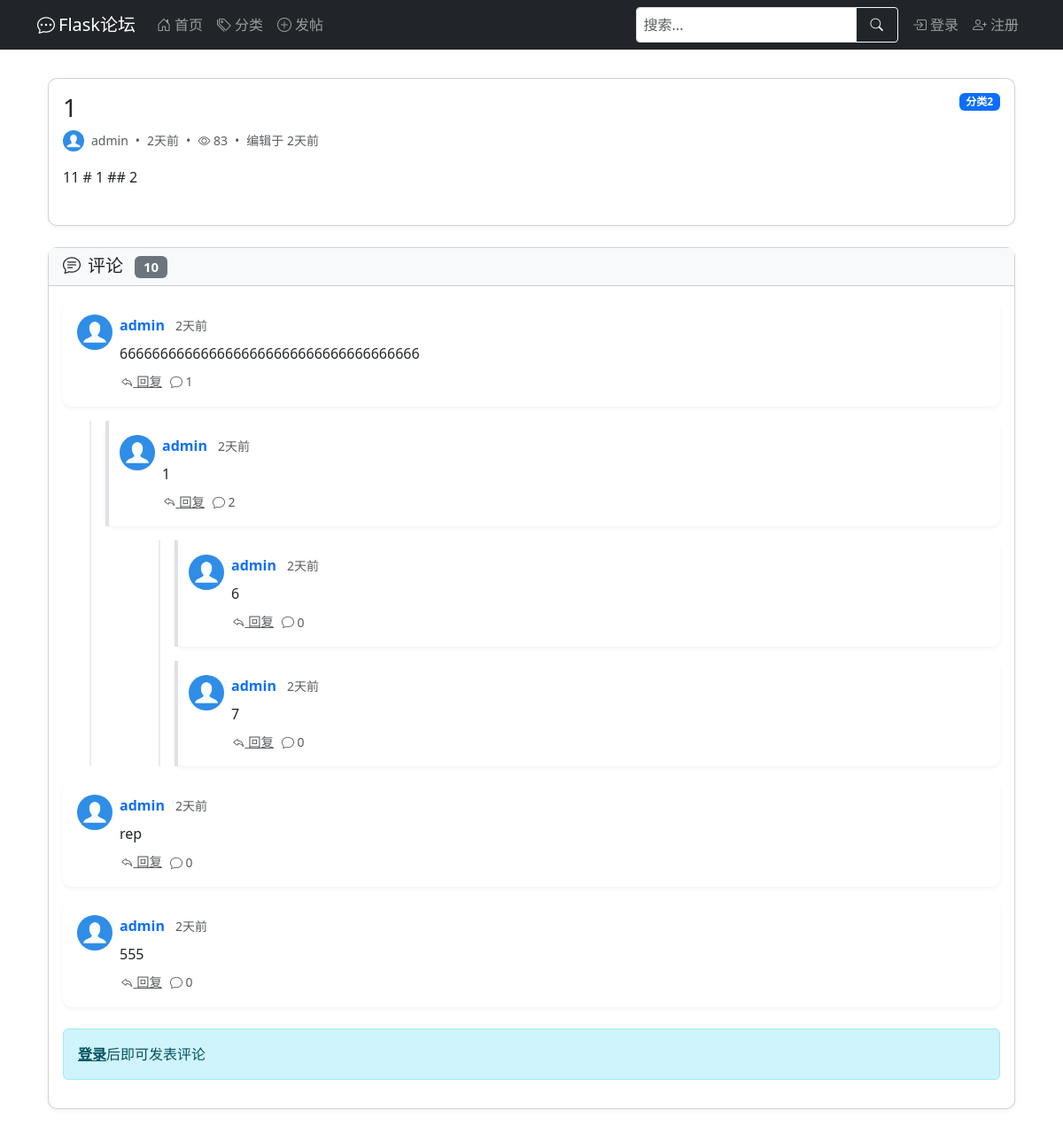
The page /post/2 on the database as committed earlier.
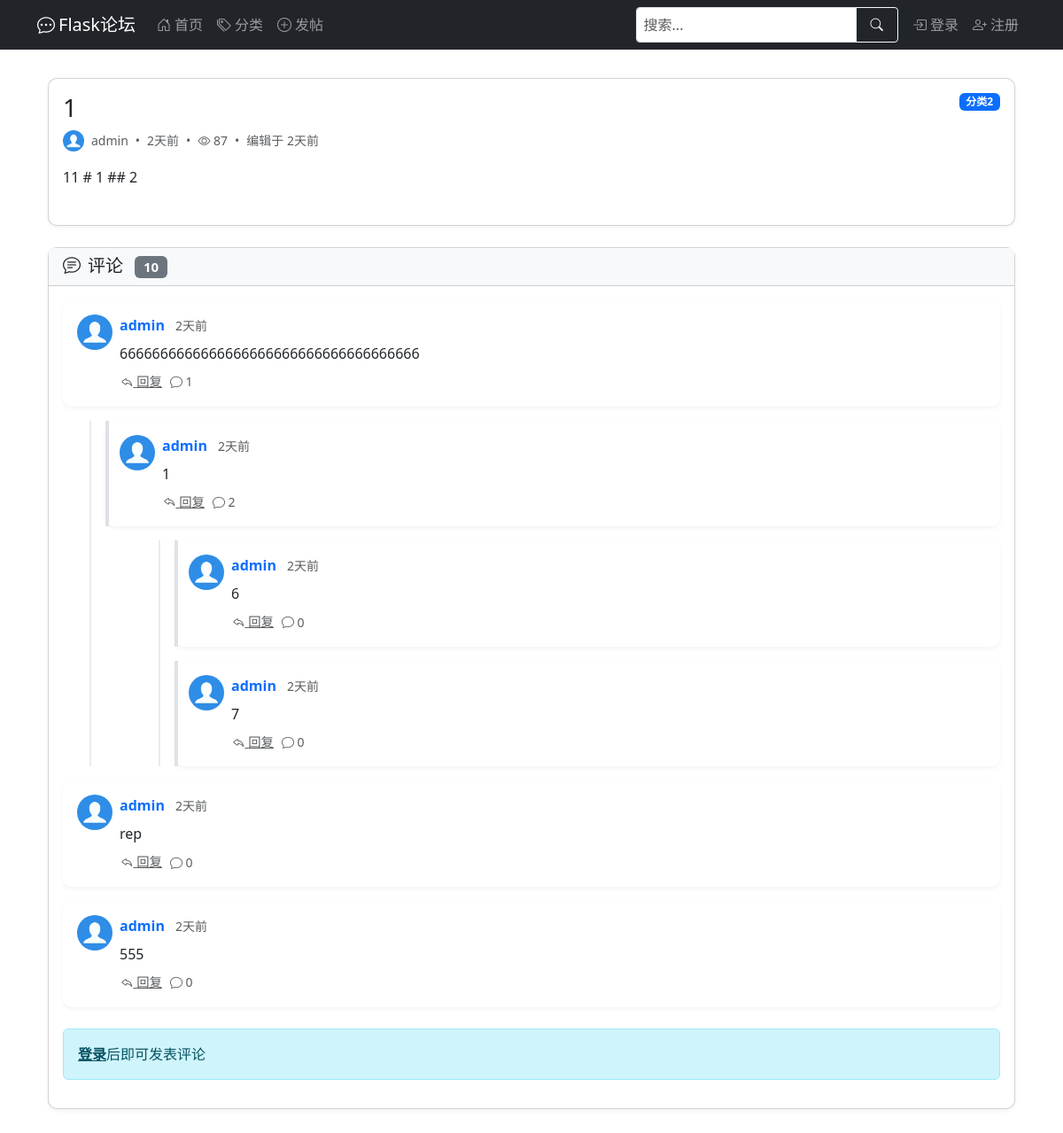
The same page on the database as committed later.
### app/models.py (models this page shows, shortened)
class Post(db.Model):
    __tablename__ = 'post'
    id = db.Column(db.Integer, primary_key=True)
    title = db.Column(db.String(100), nullable=False)
    content = db.Column(db.Text, nullable=False)
    created_at = db.Column(db.DateTime, default=datetime.utcnow)
    last_updated = db.Column(db.DateTime, default=datetime.utcnow, onupdate=datetime.utcnow)
    views = db.Column(db.Integer, default=0)  # 浏览量
    user_id = db.Column(db.Integer, db.ForeignKey('user.id'), nullable=False)  # 对应user.id
    category_id = db.Column(db.Integer, db.ForeignKey('category.id'))  # 对应category.id
    comments = db.relationship('Comment', backref='post', lazy='select')  # post.comment查到所有评论
    _comment_count = db.Column('comment_count', db.Integer, default=0)
    @property
    def comment_count(self):
        return self._comment_count
    @comment_count.setter
    def comment_count(self, value):
        self._comment_count = value

### app/routes.py (the view)
@main.route('/post/<int:post_id>', methods=['GET'])
def post_detail(post_id):
    post = Post.query.options(
        joinedload(Post.author),
        joinedload(Post.category),
        joinedload(Post.comments).joinedload(Comment.author)  # 加载评论及其作者
    ).get_or_404(post_id)
    post.views += 1
    db.session.commit()
    comments_by_parent = {}
    for comment in post.comments:
        if comment.parent_id not in comments_by_parent:
            comments_by_parent[comment.parent_id] = []
        comments_by_parent[comment.parent_id].append(comment)
    for comment in post.comments:
        if comment.id in comments_by_parent:
            comment.replies = sorted(comments_by_parent[comment.id], key=lambda c: c.created_at)
        else:
            comment.replies = []
    top_level_comments = sorted(comments_by_parent.get(None, []), key=lambda c: c.created_at)
    form = CommentForm()
    return render_template('post_detail.html', post=post, form=form, top_level_comments=top_level_comments)

### app/forms.py (shortened to what this page needs)
class CommentForm(FlaskForm):  # 发表评论表单
    content = TextAreaField('评论内容', validators=[
        DataRequired(message='评论内容不能为空'),
        Length(min=2, max=1000, message='评论长度需在2-1000个字符之间')
    ])
    parent_id = HiddenField('父评论ID', default=None)
    submit = SubmitField('提交评论')

### app/models.py (called while the page is built)
    def avatar_url(self):
        return url_for('static', filename=f'profile_pics/{self.avatar}', _external=True)

### app/templates/post_detail.html (shortened to what this page needs)
{% extends "base.html" %}
{% from "_comment.html" import render_comment with context %}
{% block head %}
<link rel="stylesheet" href="https://cdnjs.cloudflare.com/ajax/libs/highlight.js/11.7.0/styles/github.min.css">
{% endblock %}
{% block content %}
<div class="container py-3">
    <div class="card mb-4">
        <div class="card-body">
            <div class="d-flex justify-content-between align-items-start mb-2">
                <h1 class="card-title h3 mb-0">{{ post.title }}</h1>
                {% if post.category %}
                <span class="badge bg-primary align-self-start">
                    {{ post.category.name }}
                </span>
                {% endif %}
            </div>
            <div class="d-flex align-items-center text-muted small mb-3">
                <a href="{{ url_for('main.user_profile', username=post.author.username) }}"
                   class="d-flex align-items-center text-decoration-none text-muted">
                    <img src="{{ post.author.avatar_url() }}" class="rounded-circle me-2" width="24" height="24"
                         alt="头像">
                    <span>{{ post.author.username }}</span>
                </a>
                <span class="mx-2">•</span>
                <span>{{ post.created_at|time_ago }}</span>
                <span class="mx-2">•</span>
                <span><i class="bi bi-eye"></i> {{ post.views }}</span>
                {% if post.last_updated != post.created_at %}
                <span class="mx-2">•</span>
                <span>编辑于 {{ post.last_updated|time_ago }}</span>
                {% endif %}
            </div>
            <div class="post-content mb-4" id="postContent">
                {{ post.content|escape }}
            </div>
        </div>
    </div>
    <div class="card mb-4">
        <div class="card-header bg-light">
            <h2 class="h5 mb-0">
                <i class="bi bi-chat-text me-2"></i>评论
                <span class="badge bg-secondary ms-2">{{ post.comment_count }}</span>
            </h2>
        </div>
        <div class="card-body">
            {% if top_level_comments %}
            <div class="comments-container mb-4">
                {% for comment in top_level_comments %}
                {{ render_comment(comment, post, 0) }}
                {% endfor %}
            </div>
            {% else %}
            <div class="text-center py-4 text-muted">
                <i class="bi bi-chat-square-text display-6"></i>
                <p class="mt-2 mb-0">还没有评论，快来抢沙发吧~</p>
            </div>
            {% endif %}
            {% if current_user.is_authenticated %}
            <form method="POST" action="{{ url_for('main.add_comment', post_id=post.id) }}">
                {{ form.hidden_tag() }}
                <div class="mb-3">
                    <textarea name="content" class="form-control" rows="4" placeholder="写下你的评论..." required></textarea>
                </div>
                <div class="d-flex justify-content-end">
                    <button type="submit" class="btn btn-primary">
                        <i class="bi bi-send me-2"></i>发表评论
                    </button>
                </div>
            </form>
            {% else %}
            <div class="alert alert-info">
                <a href="{{ url_for('auth.login') }}" class="alert-link">登录</a>后即可发表评论
            </div>
            {% endif %}
        </div>
    </div>
</div>
{% endblock %}

Rows that differ between the two databases and show on the page:
changed Post "2天前": views "83" → "87"
